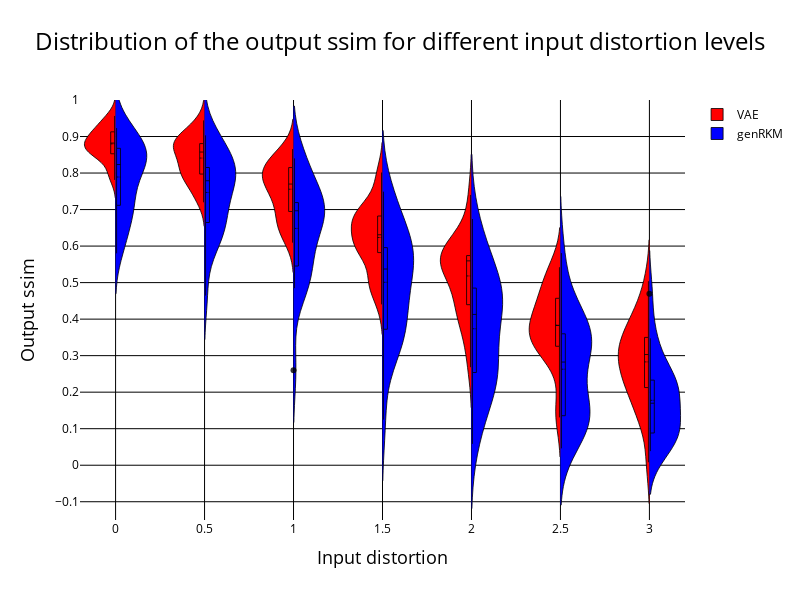

The notebook cell this image was saved under:
### Code cell
traces = []

for i in range(len(reference_points)):

    # Create a trace for the holiday distribution
    trace1 = go.Violin(
        x=reference_matrix[i],
        y=Lists_close_ssim_VAE[i],
        name='VAE' if i == 0 else None,
        side='negative',
        box_visible=True,
        meanline_visible=True,
        #hovertemplate='Holiday<br>Noise Level: %{y.2f} dB(A)',
        #hoverlabel=dict(namelength=0),
        fillcolor='red',
        line=dict(color='rgba(0, 0, 0, 0.8)', width=1) ,
        showlegend=(i == 0) 
    )

    # Create a trace for the normal day distribution
    trace2 = go.Violin(
        x=reference_matrix[i], #to put the two graphs next to each other instead of separately
        y=Lists_close_ssim_genRKM[i],
        name='genRKM' if i == 0 else None,
        side='positive',
        box_visible=True,
        meanline_visible=True,
        #hovertemplate='Normal Day<br>Noise Level: %{y.2f} dB(A)',
        #hoverlabel=dict(namelength=0),
        fillcolor='blue',
        line=dict(color='rgba(0, 0, 0, 0.8)', width=1) ,
        showlegend=(i == 0)
    )

    traces.append(trace1)
    traces.append(trace2)

# Create the layout for the plot
layout_fig1 = go.Layout(
    title=dict(
        text='Distribution of the output ssim for different input distortion levels',
        x=0.5,
        xanchor='center',
        font=dict(color="black", size=24)
    ),
    title_font=dict(size=24, color="black"),  
    xaxis=dict(
        {'title': 'Input distortion'}, 
        range = [-0.2, 3.2],
        #ticktext = ["false",'Holiday - Normal day'],
        title_font=dict(color="black", size = 18),
        tickfont=dict(color='black'),
        showticklabels=True, 
        tickvals = reference_points, 
        ticktext = reference_points,
        gridcolor='black'),
    yaxis=dict(
        {'title': 'Output ssim'},
        title_font=dict(color="black", size = 18),
        tickfont=dict(color="black"),
        #showticklabels=False,
        range = [-0.15, 1],
        tickvals=[-0.1, 0, 0.1, 0.2, 0.3, 0.4, 0.5, 0.6, 0.7, 0.7, 0.8, 0.9, 1],
        gridcolor='black',
        zeroline=True,  # Ensure the zeroline is shown
        zerolinecolor='black',  # Set the color of the zeroline to black
        zerolinewidth=1  # Set the width of the zeroline
        ),
    violingap=0,  # Set the gap between violins to 0 for overlapping
    plot_bgcolor='white',  
    paper_bgcolor='white',  
    legend = dict(font=dict(color='black'))
)

layout_fig1.update(width=800, height=600)

# Create the figure and add the traces
fig1 = go.Figure(data=traces, layout=layout_fig1)

# Show the plot
fig1.show()

### Figure 1 — Plotly figure (JSON) as saved in the notebook; plotly's stock layout.template omitted (floating-point values rounded to 4 significant figures)
{"data": [{"box": {"visible": true}, "fillcolor": "red", "line": {"color": "rgba(0, 0, 0, 0.8)", "width": 1}, "meanline": {"visible": true}, "name": "VAE", "showlegend": true, "side": "negative", "type": "violin", "x": [0, 0, 0, 0, 0, 0, 0, 0, 0, 0, 0, 0, 0, 0, 0, 0, 0, 0, 0, 0, 0, 0, 0, 0, 0], "y": [0.8796, 0.889, 0.861, 0.9179, 0.9248, 0.8527, 0.9119, 0.8912, 0.9063, 0.813, 0.7995, 0.7811, 0.8683, 0.8696, 0.9157, 0.9492, 0.94, 0.8822, 0.8517, 0.8528, 0.8924, 0.8617, 0.8826, 0.9564, 0.8429]}, {"box": {"visible": true}, "fillcolor": "blue", "line": {"color": "rgba(0, 0, 0, 0.8)", "width": 1}, "meanline": {"visible": true}, "name": "genRKM", "showlegend": true, "side": "positive", "type": "violin", "x": [0, 0, 0, 0, 0, 0, 0, 0, 0, 0, 0, 0, 0, 0, 0, 0, 0, 0, 0, 0, 0, 0, 0, 0, 0], "y": [0.8251, 0.9189, 0.7015, 0.7028, 0.8399, 0.8652, 0.6579, 0.9179, 0.6399, 0.8275, 0.8233, 0.7146, 0.8394, 0.8753, 0.6132, 0.8542, 0.8765, 0.8158, 0.5801, 0.7628, 0.8808, 0.9232, 0.7384, 0.7181, 0.8151]}, {"box": {"visible": true}, "fillcolor": "red", "line": {"color": "rgba(0, 0, 0, 0.8)", "width": 1}, "meanline": {"visible": true}, "showlegend": false, "side": "negative", "type": "violin", "x": [0.5, 0.5, 0.5, 0.5, 0.5, 0.5, 0.5, 0.5, 0.5, 0.5, 0.5, 0.5, 0.5, 0.5, 0.5, 0.5, 0.5, 0.5, 0.5, 0.5, 0.5, 0.5, 0.5, 0.5, 0.5], "y": [0.7829, 0.8265, 0.7529, 0.8782, 0.9116, 0.8636, 0.7199, 0.9059, 0.9441, 0.799, 0.8202, 0.7919, 0.8001, 0.8188, 0.88, 0.8778, 0.8719, 0.8897, 0.7412, 0.8826, 0.8324, 0.8774, 0.8575, 0.9184, 0.7805]}, {"box": {"visible": true}, "fillcolor": "blue", "line": {"color": "rgba(0, 0, 0, 0.8)", "width": 1}, "meanline": {"visible": true}, "showlegend": false, "side": "positive", "type": "violin", "x": [0.5, 0.5, 0.5, 0.5, 0.5, 0.5, 0.5, 0.5, 0.5, 0.5, 0.5, 0.5, 0.5, 0.5, 0.5, 0.5, 0.5, 0.5, 0.5, 0.5, 0.5, 0.5, 0.5, 0.5, 0.5], "y": [0.7788, 0.8829, 0.6408, 0.6666, 0.7959, 0.8012, 0.6313, 0.9032, 0.6108, 0.7789, 0.79, 0.6585, 0.8047, 0.8468, 0.5904, 0.8072, 0.839, 0.7848, 0.4644, 0.7288, 0.8593, 0.893, 0.6907, 0.6885, 0.7346]}, {"box": {"visible": true}, "fillcolor": "red", "line": {"color": "rgba(0, 0, 0, 0.8)", "width": 1}, "meanline": {"visible": true}, "showlegend": false, "side": "negative", "type": "violin", "x": [1, 1, 1, 1, 1, 1, 1, 1, 1, 1, 1, 1, 1, 1, 1, 1, 1, 1, 1, 1, 1, 1, 1, 1, 1], "y": [0.7814, 0.8234, 0.7361, 0.8655, 0.6939, 0.8122, 0.791, 0.8375, 0.763, 0.7399, 0.6626, 0.6573, 0.7698, 0.7135, 0.8239, 0.7771, 0.8248, 0.8101, 0.695, 0.7669, 0.7991, 0.8576, 0.6094, 0.6364, 0.6463]}, {"box": {"visible": true}, "fillcolor": "blue", "line": {"color": "rgba(0, 0, 0, 0.8)", "width": 1}, "meanline": {"visible": true}, "showlegend": false, "side": "positive", "type": "violin", "x": [1, 1, 1, 1, 1, 1, 1, 1, 1, 1, 1, 1, 1, 1, 1, 1, 1, 1, 1, 1, 1, 1, 1, 1, 1], "y": [0.7107, 0.8163, 0.5, 0.5843, 0.6967, 0.716, 0.5518, 0.8365, 0.498, 0.6991, 0.6807, 0.5145, 0.7222, 0.7189, 0.4847, 0.7195, 0.701, 0.7049, 0.2602, 0.6625, 0.8139, 0.8401, 0.5262, 0.6336, 0.6174]}, {"box": {"visible": true}, "fillcolor": "red", "line": {"color": "rgba(0, 0, 0, 0.8)", "width": 1}, "meanline": {"visible": true}, "showlegend": false, "side": "negative", "type": "violin", "x": [1.5, 1.5, 1.5, 1.5, 1.5, 1.5, 1.5, 1.5, 1.5, 1.5, 1.5, 1.5, 1.5, 1.5, 1.5, 1.5, 1.5, 1.5, 1.5, 1.5, 1.5, 1.5, 1.5, 1.5, 1.5], "y": [0.631, 0.7164, 0.6557, 0.6093, 0.593, 0.5874, 0.589, 0.8015, 0.6388, 0.6146, 0.578, 0.5088, 0.6546, 0.5048, 0.6824, 0.6757, 0.703, 0.681, 0.4404, 0.6958, 0.7767, 0.6824, 0.4995, 0.4839, 0.5836]}, {"box": {"visible": true}, "fillcolor": "blue", "line": {"color": "rgba(0, 0, 0, 0.8)", "width": 1}, "meanline": {"visible": true}, "showlegend": false, "side": "positive", "type": "violin", "x": [1.5, 1.5, 1.5, 1.5, 1.5, 1.5, 1.5, 1.5, 1.5, 1.5, 1.5, 1.5, 1.5, 1.5, 1.5, 1.5, 1.5, 1.5, 1.5, 1.5, 1.5, 1.5, 1.5, 1.5, 1.5], "y": [0.5941, 0.7288, 0.3637, 0.3744, 0.5847, 0.5372, 0.4558, 0.6693, 0.3149, 0.5, 0.5692, 0.366, 0.5844, 0.6012, 0.333, 0.4776, 0.5477, 0.601, 0.1248, 0.589, 0.7491, 0.693, 0.3176, 0.4414, 0.4028]}, {"box": {"visible": true}, "fillcolor": "red", "line": {"color": "rgba(0, 0, 0, 0.8)", "width": 1}, "meanline": {"visible": true}, "showlegend": false, "side": "negative", "type": "violin", "x": [2, 2, 2, 2, 2, 2, 2, 2, 2, 2, 2, 2, 2, 2, 2, 2, 2, 2, 2, 2, 2, 2, 2, 2, 2], "y": [0.5289, 0.6541, 0.4248, 0.5728, 0.5817, 0.5663, 0.2684, 0.74, 0.4266, 0.5692, 0.5198, 0.4658, 0.6168, 0.381, 0.572, 0.5334, 0.605, 0.4877, 0.3321, 0.401, 0.5684, 0.5595, 0.56, 0.5774, 0.4438]}, {"box": {"visible": true}, "fillcolor": "blue", "line": {"color": "rgba(0, 0, 0, 0.8)", "width": 1}, "meanline": {"visible": true}, "showlegend": false, "side": "positive", "type": "violin", "x": [2, 2, 2, 2, 2, 2, 2, 2, 2, 2, 2, 2, 2, 2, 2, 2, 2, 2, 2, 2, 2, 2, 2, 2, 2], "y": [0.4399, 0.5955, 0.2581, 0.2412, 0.4772, 0.4275, 0.2646, 0.5672, 0.2137, 0.4025, 0.4881, 0.2263, 0.4446, 0.4432, 0.1311, 0.3092, 0.4129, 0.484, 0.05838, 0.4931, 0.6742, 0.5818, 0.1559, 0.2767, 0.2753]}, {"box": {"visible": true}, "fillcolor": "red", "line": {"color": "rgba(0, 0, 0, 0.8)", "width": 1}, "meanline": {"visible": true}, "showlegend": false, "side": "negative", "type": "violin", "x": [2.5, 2.5, 2.5, 2.5, 2.5, 2.5, 2.5, 2.5, 2.5, 2.5, 2.5, 2.5, 2.5, 2.5, 2.5, 2.5, 2.5, 2.5, 2.5, 2.5, 2.5, 2.5, 2.5, 2.5, 2.5], "y": [0.4531, 0.4686, 0.3229, 0.4221, 0.5317, 0.4373, 0.1309, 0.5421, 0.3179, 0.3827, 0.3266, 0.1546, 0.5255, 0.3718, 0.4726, 0.4179, 0.3961, 0.3215, 0.2894, 0.3843, 0.3625, 0.4987, 0.3493, 0.357, 0.3498]}, {"box": {"visible": true}, "fillcolor": "blue", "line": {"color": "rgba(0, 0, 0, 0.8)", "width": 1}, "meanline": {"visible": true}, "showlegend": false, "side": "positive", "type": "violin", "x": [2.5, 2.5, 2.5, 2.5, 2.5, 2.5, 2.5, 2.5, 2.5, 2.5, 2.5, 2.5, 2.5, 2.5, 2.5, 2.5, 2.5, 2.5, 2.5, 2.5, 2.5, 2.5, 2.5, 2.5, 2.5], "y": [0.3446, 0.457, 0.1754, 0.1298, 0.3621, 0.3423, 0.1337, 0.3805, 0.1422, 0.279, 0.37, 0.1262, 0.3391, 0.2825, 0.09156, 0.1869, 0.2858, 0.3591, 0.04609, 0.3498, 0.5808, 0.4507, 0.08225, 0.1401, 0.1362]}, {"box": {"visible": true}, "fillcolor": "red", "line": {"color": "rgba(0, 0, 0, 0.8)", "width": 1}, "meanline": {"visible": true}, "showlegend": false, "side": "negative", "type": "violin", "x": [3, 3, 3, 3, 3, 3, 3, 3, 3, 3, 3, 3, 3, 3, 3, 3, 3, 3, 3, 3, 3, 3, 3, 3, 3], "y": [0.3076, 0.5039, 0.2412, 0.1391, 0.3424, 0.3603, 0.008071, 0.4446, 0.4008, 0.3031, 0.2042, 0.2679, 0.395, 0.2233, 0.1425, 0.2831, 0.3466, 0.3037, 0.1264, 0.3214, 0.3235, 0.4058, 0.2131, 0.2114, 0.2533]}, {"box": {"visible": true}, "fillcolor": "blue", "line": {"color": "rgba(0, 0, 0, 0.8)", "width": 1}, "meanline": {"visible": true}, "showlegend": false, "side": "positive", "type": "violin", "x": [3, 3, 3, 3, 3, 3, 3, 3, 3, 3, 3, 3, 3, 3, 3, 3, 3, 3, 3, 3, 3, 3, 3, 3, 3], "y": [0.2298, 0.341, 0.1507, 0.07731, 0.2547, 0.2239, 0.08926, 0.2294, 0.1285, 0.1698, 0.2561, 0.08508, 0.2087, 0.1475, 0.07126, 0.09071, 0.1914, 0.1886, 0.04609, 0.2429, 0.4695, 0.3475, 0.0668, 0.09888, 0.03862]}], "layout": {"height": 600, "legend": {"font": {"color": "black"}}, "paper_bgcolor": "white", "plot_bgcolor": "white", "title": {"font": {"color": "black", "size": 24}, "text": "Distribution of the output ssim for different input distortion levels", "x": 0.5, "xanchor": "center"}, "violingap": 0, "width": 800, "xaxis": {"gridcolor": "black", "range": [-0.2, 3.2], "showticklabels": true, "tickfont": {"color": "black"}, "ticktext": [0, 0.5, 1, 1.5, 2, 2.5, 3], "tickvals": [0, 0.5, 1, 1.5, 2, 2.5, 3], "title": {"font": {"color": "black", "size": 18}, "text": "Input distortion"}}, "yaxis": {"gridcolor": "black", "range": [-0.15, 1], "tickfont": {"color": "black"}, "tickvals": [-0.1, 0, 0.1, 0.2, 0.3, 0.4, 0.5, 0.6, 0.7, 0.7, 0.8, 0.9, 1], "title": {"font": {"color": "black", "size": 18}, "text": "Output ssim"}, "zeroline": true, "zerolinecolor": "black", "zerolinewidth": 1}}}
